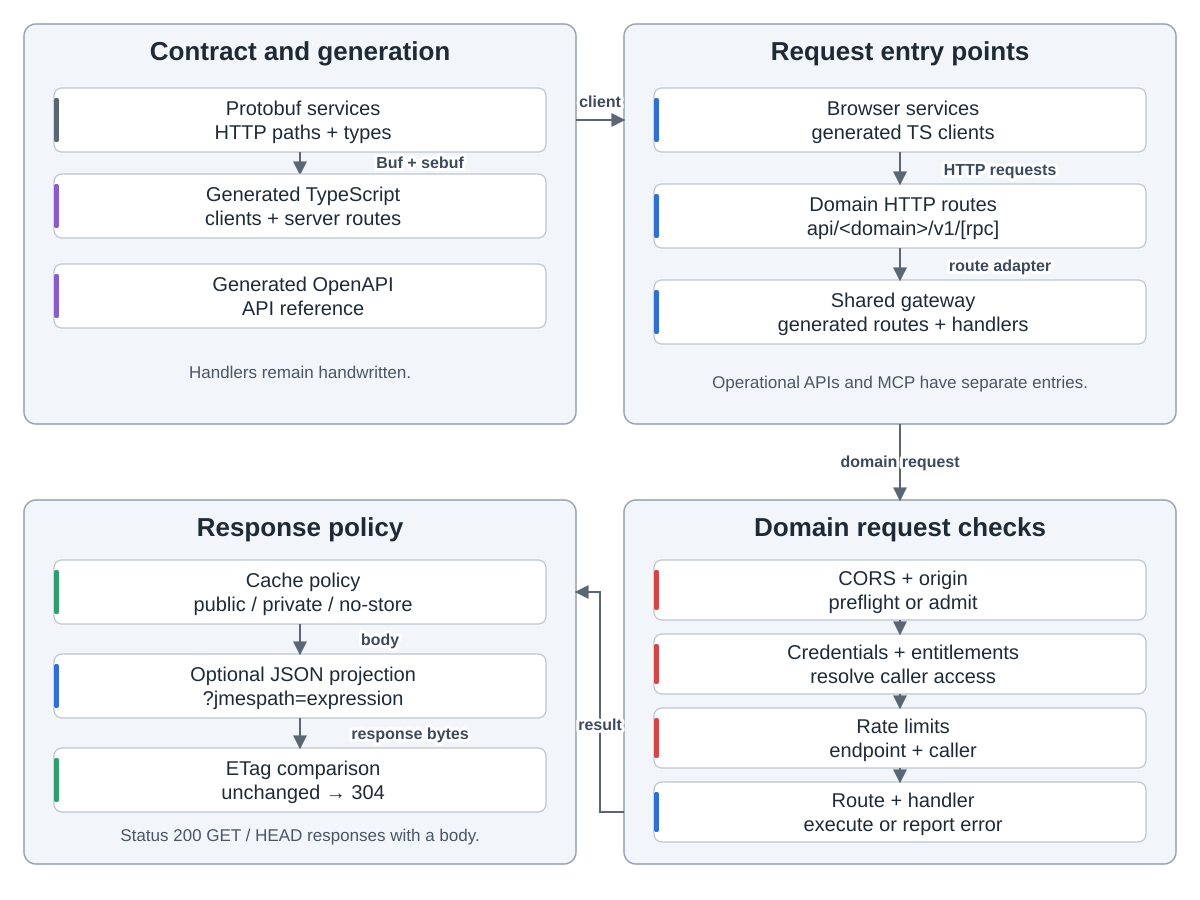

Source code (Python):
"""WorldMonitor contract and domain gateway.
Source: koala73/worldmonitor a1f94681edb0d82968b7926353e538c4a518a591.
proto/worldmonitor/seismology/v1/service.proto:9-15: HTTP-annotated service contract.
proto/buf.gen.yaml:14-46: TS client/server and OpenAPI generation.
api/seismology/v1/[rpc].ts:1-9: generated routes + handwritten handler in edge gateway.
src/services/generated-rpc-clients.ts:69-77: browser-generated client loading.
server/gateway.ts:1171-1186: CORS preflight and origin rejection.
server/gateway.ts:1497-2104: credential admission and entitlements.
server/gateway.ts:2123-2318: endpoint/user/IP rate limits.
server/gateway.ts:2424-2447: handler execution and error boundary.
server/gateway.ts:2484-2538: status-200 GET/HEAD-body cache policy, privacy and CDN guard.
server/gateway.ts:2551-2562: optional jmespath projection precedes ETag.
server/gateway.ts:2610-2624: body-derived ETag and conditional 304.
Scope: generated domain RPC routes; operational routes and MCP use separate entry points.
"""
import sys
from pathlib import Path
sys.path.insert(0, str(Path(__file__).resolve().parents[2] / 'tools'))
from archdiagram import Diagram

d = Diagram('Contracts and the API gateway', 'HTTP-annotated protobuf services generate TypeScript clients, server routes and OpenAPI. Browser clients send requests through a shared domain gateway. It checks origins, credentials and entitlements, limits requests and invokes handwritten handlers. Status-200 GET or HEAD bodies receive cache policy, optional JSON projection and ETag validation. Operational APIs and MCP have separate entry points.')
d.group(24, 24, 552, 400, 'Contract and generation')
d.card(54, 88, 'Protobuf services|HTTP paths + types', 'data', w=492)
d.arrow('M300 152V174', label='Buf + sebuf', at=(420,168))
d.card(54, 174, 'Generated TypeScript|clients + server routes', 'write', w=492)
d.card(54, 264, 'Generated OpenAPI|API reference', 'write', w=492)
d.note(300, 378, 'Handlers remain handwritten.')

d.group(624, 24, 552, 400, 'Request entry points')
d.card(654, 88, 'Browser services|generated TS clients', 'coding', w=492)
d.card(654, 184, 'Domain HTTP routes|api/<domain>/v1/[rpc]', 'coding', w=492)
d.card(654, 280, 'Shared gateway|generated routes + handlers', 'coding', w=492)
d.arrow('M900 152V184', label='HTTP requests', at=(1000,175))
d.arrow('M900 248V280', label='route adapter', at=(1000,271))
d.note(900, 388, 'Operational APIs and MCP have separate entries.')
d.arrow('M576 120H624', label='client', at=(600,107))

d.group(624, 500, 552, 364, 'Domain request checks')
d.column(624, 500, [('CORS + origin|preflight or admit', 'review'), ('Credentials + entitlements|resolve caller access', 'review'), ('Rate limits|endpoint + caller', 'review'), ('Route + handler|execute or report error', 'coding')], h=60, gap=14, first=60)
for y in (620,694,768):
    d.arrow(f'M900 {y}V{y+14}')
d.arrow('M900 424V500', label='domain request', at=(900,467))

d.group(24, 500, 552, 364, 'Response policy')
d.card(54, 560, 'Cache policy|public / private / no-store', 'plan', w=492)
d.card(54, 654, 'Optional JSON projection|?jmespath=expression', 'coding', w=492)
d.card(54, 748, 'ETag comparison|unchanged → 304', 'plan', w=492)
d.arrow('M300 624V654', label='body', at=(380,645))
d.arrow('M300 718V748', label='response bytes', at=(410,739))
d.note(300, 841, 'Status 200 GET / HEAD responses with a body.')
d.arrow('M624 812H600V592H576', label='result', at=(600,730))
d.save(Path(__file__).with_suffix('.svg'))
